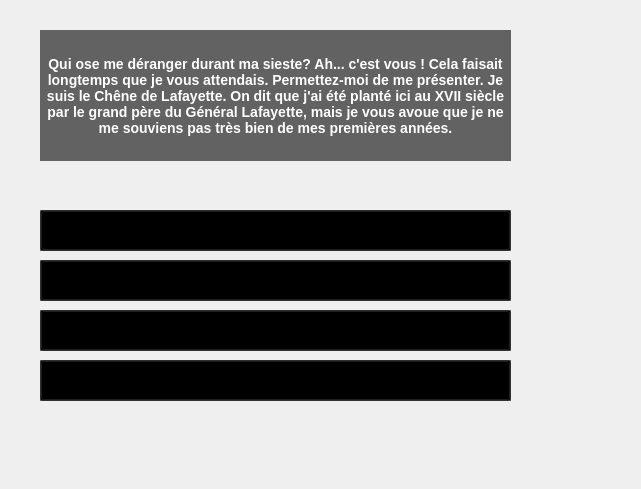
<?xml version="1.0" encoding="UTF-8"?>
<ui version="4.0">
 <class>DialogueClass</class>
 <widget class="QWidget" name="DialogueClass">
  <property name="geometry">
   <rect>
    <x>0</x>
    <y>0</y>
    <width>641</width>
    <height>489</height>
   </rect>
  </property>
  <property name="windowTitle">
   <string>Dialogue</string>
  </property>
  <widget class="QWidget" name="widget" native="true">
   <property name="geometry">
    <rect>
     <x>20</x>
     <y>10</y>
     <width>541</width>
     <height>421</height>
    </rect>
   </property>
   <widget class="QLabel" name="Reponse4">
    <property name="enabled">
     <bool>true</bool>
    </property>
    <property name="geometry">
     <rect>
      <x>20</x>
      <y>350</y>
      <width>471</width>
      <height>41</height>
     </rect>
    </property>
    <property name="styleSheet">
     <string notr="true">background-color: rgb(0, 0, 0, 150);
color : white;
font-weight : bold;
font-size : 14px;
padding-left: 5px;
padding-right: 5px;</string>
    </property>
    <property name="text">
     <string>Bon Ok.voilà un arbre qui parle...Après tout, moi aussi je parle, alors pourquoi pas lui?</string>
    </property>
    <property name="alignment">
     <set>Qt::AlignCenter</set>
    </property>
    <property name="wordWrap">
     <bool>true</bool>
    </property>
   </widget>
   <widget class="QPushButton" name="btnRep3">
    <property name="enabled">
     <bool>true</bool>
    </property>
    <property name="geometry">
     <rect>
      <x>20</x>
      <y>300</y>
      <width>471</width>
      <height>41</height>
     </rect>
    </property>
    <property name="styleSheet">
     <string notr="true">background-color: rgb(0, 0, 0, 0);
color : white;
font-weight : bold;
font-size : 12px;</string>
    </property>
    <property name="text">
     <string/>
    </property>
   </widget>
   <widget class="QPushButton" name="btnRep4">
    <property name="geometry">
     <rect>
      <x>20</x>
      <y>350</y>
      <width>471</width>
      <height>41</height>
     </rect>
    </property>
    <property name="styleSheet">
     <string notr="true">background-color: rgb(0, 0, 0, 0);
color : white;
font-weight : bold;
font-size : 12px;</string>
    </property>
    <property name="text">
     <string/>
    </property>
   </widget>
   <widget class="QLabel" name="Reponse3">
    <property name="geometry">
     <rect>
      <x>20</x>
      <y>300</y>
      <width>471</width>
      <height>41</height>
     </rect>
    </property>
    <property name="styleSheet">
     <string notr="true">background-color: rgb(0, 0, 0, 150);
color : white;
font-weight : bold;
font-size : 14px;
padding-left: 5px;
padding-right: 5px;</string>
    </property>
    <property name="text">
     <string>Un arbre qui parle. Non mais c'est n'importe quoi !</string>
    </property>
    <property name="alignment">
     <set>Qt::AlignCenter</set>
    </property>
    <property name="wordWrap">
     <bool>true</bool>
    </property>
   </widget>
   <widget class="QLabel" name="Reponse1">
    <property name="geometry">
     <rect>
      <x>20</x>
      <y>200</y>
      <width>471</width>
      <height>41</height>
     </rect>
    </property>
    <property name="styleSheet">
     <string notr="true">background-color: rgb(0, 0, 0, 150);
color : white;
font-weight : bold;
font-size : 14px;
padding-left: 5px;
padding-right: 5px;</string>
    </property>
    <property name="text">
     <string>Bon Ok.voilà un arbre qui parle...Après tout, moi aussi je parle, alors pourquoi pas lui?</string>
    </property>
    <property name="alignment">
     <set>Qt::AlignCenter</set>
    </property>
    <property name="wordWrap">
     <bool>true</bool>
    </property>
   </widget>
   <widget class="QPushButton" name="btnRep2">
    <property name="geometry">
     <rect>
      <x>20</x>
      <y>250</y>
      <width>471</width>
      <height>41</height>
     </rect>
    </property>
    <property name="styleSheet">
     <string notr="true">background-color: rgb(0, 0, 0, 0);
color : white;
font-weight : bold;
font-size : 12px;</string>
    </property>
    <property name="text">
     <string/>
    </property>
   </widget>
   <widget class="QLabel" name="Question">
    <property name="geometry">
     <rect>
      <x>20</x>
      <y>20</y>
      <width>471</width>
      <height>131</height>
     </rect>
    </property>
    <property name="styleSheet">
     <string notr="true">background-color: rgb(0, 0, 0, 150);
color : white;
font-weight : bold;
font-size : 14px;</string>
    </property>
    <property name="text">
     <string>Qui ose me déranger durant ma sieste? Ah... c'est vous ! Cela faisait longtemps que je vous attendais. Permettez-moi de me présenter. Je suis le Chêne de Lafayette. On dit que j'ai été planté ici au XVII siècle par le grand père du Général Lafayette, mais je vous avoue que je ne me souviens pas très bien de mes premières années.</string>
    </property>
    <property name="alignment">
     <set>Qt::AlignCenter</set>
    </property>
    <property name="wordWrap">
     <bool>true</bool>
    </property>
   </widget>
   <widget class="QLabel" name="Reponse2">
    <property name="geometry">
     <rect>
      <x>20</x>
      <y>250</y>
      <width>471</width>
      <height>41</height>
     </rect>
    </property>
    <property name="styleSheet">
     <string notr="true">background-color: rgb(0, 0, 0, 150);
color : white;
font-weight : bold;
font-size : 14px;
padding-left: 5px;
padding-right: 5px;</string>
    </property>
    <property name="text">
     <string>Mais ?! Tu parles !</string>
    </property>
    <property name="alignment">
     <set>Qt::AlignCenter</set>
    </property>
    <property name="wordWrap">
     <bool>true</bool>
    </property>
   </widget>
   <widget class="QPushButton" name="btnRep1">
    <property name="geometry">
     <rect>
      <x>20</x>
      <y>200</y>
      <width>471</width>
      <height>41</height>
     </rect>
    </property>
    <property name="styleSheet">
     <string notr="true">background-color: rgb(0, 0, 0, 0);
color : white;
font-weight : bold;
font-size : 14px;</string>
    </property>
    <property name="checkable">
     <bool>false</bool>
    </property>
   </widget>
   <zorder>Reponse4</zorder>
   <zorder>Reponse3</zorder>
   <zorder>Reponse1</zorder>
   <zorder>Question</zorder>
   <zorder>Reponse2</zorder>
   <zorder>btnRep1</zorder>
   <zorder>btnRep2</zorder>
   <zorder>btnRep3</zorder>
   <zorder>btnRep4</zorder>
  </widget>
 </widget>
 <layoutdefault spacing="6" margin="11"/>
 <resources>
  <include location="Dialogue.qrc"/>
 </resources>
 <connections>
  <connection>
   <sender>btnRep1</sender>
   <signal>pressed()</signal>
   <receiver>DialogueClass</receiver>
   <slot>answer1()</slot>
   <hints>
    <hint type="sourcelabel">
     <x>275</x>
     <y>230</y>
    </hint>
    <hint type="destinationlabel">
     <x>320</x>
     <y>244</y>
    </hint>
   </hints>
  </connection>
  <connection>
   <sender>btnRep2</sender>
   <signal>pressed()</signal>
   <receiver>DialogueClass</receiver>
   <slot>answer2()</slot>
   <hints>
    <hint type="sourcelabel">
     <x>275</x>
     <y>280</y>
    </hint>
    <hint type="destinationlabel">
     <x>320</x>
     <y>244</y>
    </hint>
   </hints>
  </connection>
  <connection>
   <sender>btnRep3</sender>
   <signal>pressed()</signal>
   <receiver>DialogueClass</receiver>
   <slot>answer3()</slot>
   <hints>
    <hint type="sourcelabel">
     <x>275</x>
     <y>330</y>
    </hint>
    <hint type="destinationlabel">
     <x>320</x>
     <y>244</y>
    </hint>
   </hints>
  </connection>
  <connection>
   <sender>btnRep4</sender>
   <signal>pressed()</signal>
   <receiver>DialogueClass</receiver>
   <slot>answer4()</slot>
   <hints>
    <hint type="sourcelabel">
     <x>275</x>
     <y>380</y>
    </hint>
    <hint type="destinationlabel">
     <x>320</x>
     <y>244</y>
    </hint>
   </hints>
  </connection>
 </connections>
 <slots>
  <slot>answer1()</slot>
  <slot>answer2()</slot>
  <slot>answer3()</slot>
  <slot>answer4()</slot>
 </slots>
</ui>
